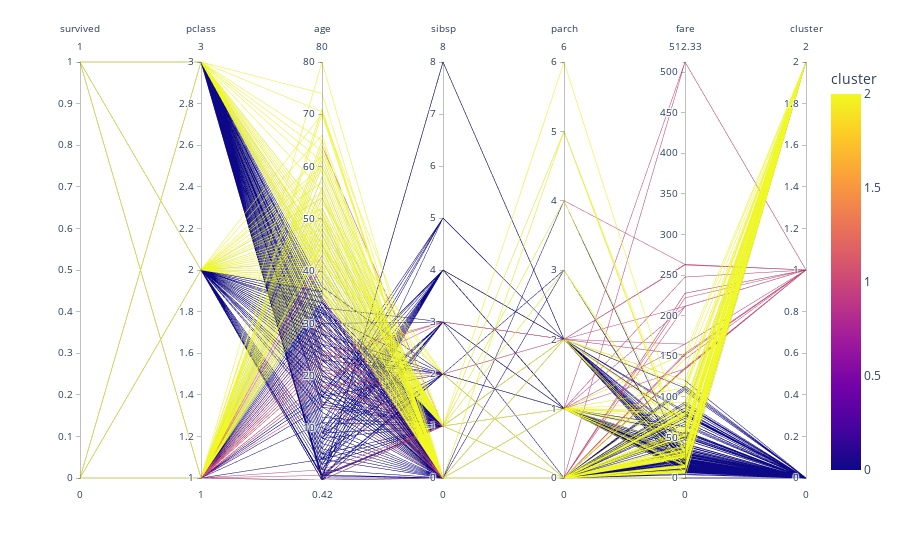

This figure's notebook cell:
### Code cell
# Parallel coordinate plotting using plotly
fig = px.parallel_coordinates(df, color='cluster')
fig.show()

### Figure 1 — Plotly figure (JSON) as saved in the notebook; plotly's stock layout.template omitted (floating-point values rounded to 4 significant figures; data arrays with more than 128 entries replaced by an {"elided": "..."} marker saying what was removed)
{"data": [{"dimensions": [{"label": "survived", "values": {"elided": "891 int values"}}, {"label": "pclass", "values": {"elided": "891 int values"}}, {"label": "age", "values": {"elided": "891 float values"}}, {"label": "sibsp", "values": {"elided": "891 int values"}}, {"label": "parch", "values": {"elided": "891 int values"}}, {"label": "fare", "values": {"elided": "891 float values"}}, {"label": "cluster", "values": {"elided": "891 int values"}}], "domain": {"x": [0, 1], "y": [0, 1]}, "line": {"color": {"elided": "891 int values"}, "coloraxis": "coloraxis"}, "name": "", "type": "parcoords"}], "layout": {"coloraxis": {"colorbar": {"title": {"text": "cluster"}}, "colorscale": [[0, "#0d0887"], [0.1111, "#46039f"], [0.2222, "#7201a8"], [0.3333, "#9c179e"], [0.4444, "#bd3786"], [0.5556, "#d8576b"], [0.6667, "#ed7953"], [0.7778, "#fb9f3a"], [0.8889, "#fdca26"], [1, "#f0f921"]]}, "legend": {"tracegroupgap": 0}, "margin": {"t": 60}}}
